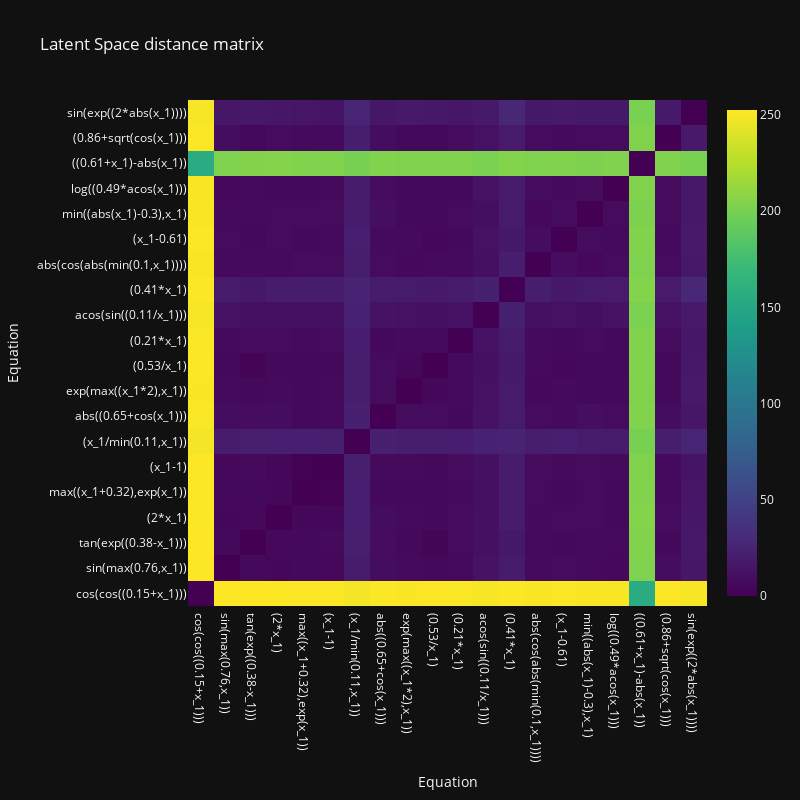
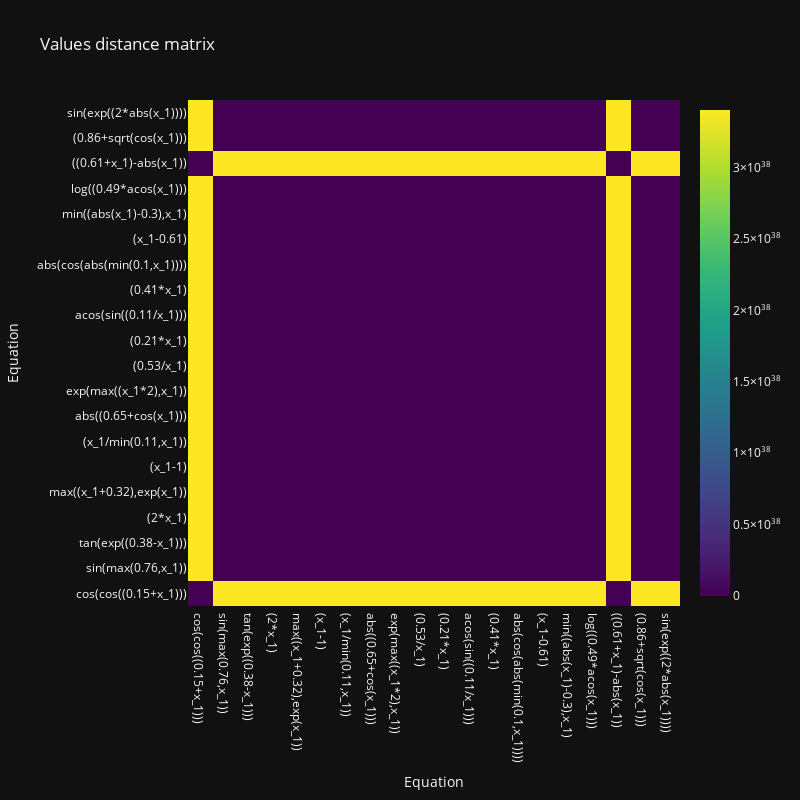

The notebook cell these images were saved under, in order:
### Markdown cell above
## Visualizations

### Code cell
import plotly.express as px
import pandas as pd
import plotly.graph_objects as go

l = 20
fig = go.Figure(
    data=go.Heatmap(
        z=distance_matrix_lat[:l][:l],
        x=df["Category"][:l],
        y=df["Category"][:l],
        colorscale="Viridis",
    ),
    layout=go.Layout(
        title="Latent Space distance matrix",
        xaxis=dict(title="Equation"),
        yaxis=dict(title="Equation"),
    ),
)
fig.update_layout(width=800, height=800)
fig.show()

fig = go.Figure(
    data=go.Heatmap(
        z=distance_matrix_values[:l][:l],
        x=df["Category"][:l],
        y=df["Category"][:l],
        colorscale="Viridis",
    ),
    layout=go.Layout(
        title="Values distance matrix",
        xaxis=dict(title="Equation"),
        yaxis=dict(title="Equation"),
    ),
)
# fig.update_traces(colorbar_dtick="log")
fig.update_layout(width=800, height=800)
fig.show()

### Figure 1 — Plotly figure (JSON) as saved in the notebook; plotly's stock layout.template omitted (floating-point values rounded to 4 significant figures; data arrays with more than 128 entries replaced by an {"elided": "..."} marker saying what was removed)
{"data": [{"colorscale": [[0, "#440154"], [0.1111, "#482878"], [0.2222, "#3e4989"], [0.3333, "#31688e"], [0.4444, "#26828e"], [0.5556, "#1f9e89"], [0.6667, "#35b779"], [0.7778, "#6ece58"], [0.8889, "#b5de2b"], [1, "#fde725"]], "type": "heatmap", "x": ["cos(cos((0.15+x_1)))", "sin(max(0.76,x_1))", "tan(exp((0.38-x_1)))", "(2*x_1)", "max((x_1+0.32),exp(x_1))", "(x_1-1)", "(x_1/min(0.11,x_1))", "abs((0.65+cos(x_1)))", "exp(max((x_1*2),x_1))", "(0.53/x_1)", "(0.21*x_1)", "acos(sin((0.11/x_1)))", "(0.41*x_1)", "abs(cos(abs(min(0.1,x_1))))", "(x_1-0.61)", "min((abs(x_1)-0.3),x_1)", "log((0.49*acos(x_1)))", "((0.61+x_1)-abs(x_1))", "(0.86+sqrt(cos(x_1)))", "sin(exp((2*abs(x_1))))"], "y": ["cos(cos((0.15+x_1)))", "sin(max(0.76,x_1))", "tan(exp((0.38-x_1)))", "(2*x_1)", "max((x_1+0.32),exp(x_1))", "(x_1-1)", "(x_1/min(0.11,x_1))", "abs((0.65+cos(x_1)))", "exp(max((x_1*2),x_1))", "(0.53/x_1)", "(0.21*x_1)", "acos(sin((0.11/x_1)))", "(0.41*x_1)", "abs(cos(abs(min(0.1,x_1))))", "(x_1-0.61)", "min((abs(x_1)-0.3),x_1)", "log((0.49*acos(x_1)))", "((0.61+x_1)-abs(x_1))", "(0.86+sqrt(cos(x_1)))", "sin(exp((2*abs(x_1))))"], "z": {"elided": "20x120 float values"}}], "layout": {"height": 800, "title": {"text": "Latent Space distance matrix"}, "width": 800, "xaxis": {"title": {"text": "Equation"}}, "yaxis": {"title": {"text": "Equation"}}}}

### Figure 2 — Plotly figure (JSON) as saved in the notebook; plotly's stock layout.template omitted (floating-point values rounded to 4 significant figures; data arrays with more than 128 entries replaced by an {"elided": "..."} marker saying what was removed)
{"data": [{"colorscale": [[0, "#440154"], [0.1111, "#482878"], [0.2222, "#3e4989"], [0.3333, "#31688e"], [0.4444, "#26828e"], [0.5556, "#1f9e89"], [0.6667, "#35b779"], [0.7778, "#6ece58"], [0.8889, "#b5de2b"], [1, "#fde725"]], "type": "heatmap", "x": ["cos(cos((0.15+x_1)))", "sin(max(0.76,x_1))", "tan(exp((0.38-x_1)))", "(2*x_1)", "max((x_1+0.32),exp(x_1))", "(x_1-1)", "(x_1/min(0.11,x_1))", "abs((0.65+cos(x_1)))", "exp(max((x_1*2),x_1))", "(0.53/x_1)", "(0.21*x_1)", "acos(sin((0.11/x_1)))", "(0.41*x_1)", "abs(cos(abs(min(0.1,x_1))))", "(x_1-0.61)", "min((abs(x_1)-0.3),x_1)", "log((0.49*acos(x_1)))", "((0.61+x_1)-abs(x_1))", "(0.86+sqrt(cos(x_1)))", "sin(exp((2*abs(x_1))))"], "y": ["cos(cos((0.15+x_1)))", "sin(max(0.76,x_1))", "tan(exp((0.38-x_1)))", "(2*x_1)", "max((x_1+0.32),exp(x_1))", "(x_1-1)", "(x_1/min(0.11,x_1))", "abs((0.65+cos(x_1)))", "exp(max((x_1*2),x_1))", "(0.53/x_1)", "(0.21*x_1)", "acos(sin((0.11/x_1)))", "(0.41*x_1)", "abs(cos(abs(min(0.1,x_1))))", "(x_1-0.61)", "min((abs(x_1)-0.3),x_1)", "log((0.49*acos(x_1)))", "((0.61+x_1)-abs(x_1))", "(0.86+sqrt(cos(x_1)))", "sin(exp((2*abs(x_1))))"], "z": {"elided": "20x120 float values"}}], "layout": {"height": 800, "title": {"text": "Values distance matrix"}, "width": 800, "xaxis": {"title": {"text": "Equation"}}, "yaxis": {"title": {"text": "Equation"}}}}
